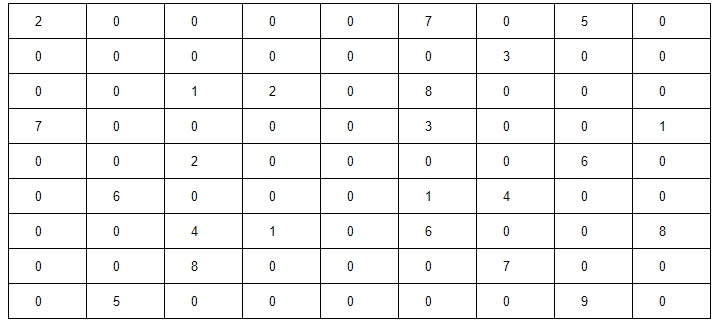
#> input picture db/sudoku.jpg, 717 x 326 px
$ python sudoku.py   (older library calls are emulated)
#> lines starting #> are read from the running program, lines starting #| are printed output that depends on the picture; after the words box and inside, x2 and y2 are one past the last pixel; in counts of white or black regions, pixels touching at a corner belong together
import cv2
def findNextCellToFill(grid, i, j):
	for x in range(i,9):
		for y in range(j,9):
			if grid[x][y] == 0:
				return x,y
	for x in range(0,9):
		for y in range(0,9):
			if grid[x][y] == 0:
				return x,y
	return -1,-1

def isValid(grid, i, j, e):
	rowOk = all([e != grid[i][x] for x in range(9)])
	if rowOk:
		columnOk = all([e != grid[x][j] for x in range(9)])
		if columnOk:
			secTopX, secTopY = 3 *(i//3), 3 *(j//3)
			for x in range(secTopX, secTopX+3):
				for y in range(secTopY, secTopY+3):
					if grid[x][y] == e:
						return False
			return True
	return False

def solveSudoku(grid, i=0, j=0):
	i,j = findNextCellToFill(grid, i, j)
	if i == -1:
		return True
	for e in range(1,10):
		if isValid(grid,i,j,e):
			grid[i][j] = e
			if solveSudoku(grid, i, j):
				return True
				# Undo the current cell for backtracking
			grid[i][j] = 0
	return False

list1 = []
grid1 = []
inp = []
img = cv2.imread('db/sudoku.jpg')
#> img is the input picture: shape (326, 717, 3); mean B, G, R 241.8, 241.9, 241.8
C,H,W = img.shape[::-1]
#> C = 3; H = 717; W = 326
gray = cv2.cvtColor(img,cv2.COLOR_BGR2GRAY)
ret,thresh = cv2.threshold(gray,220,255,0)
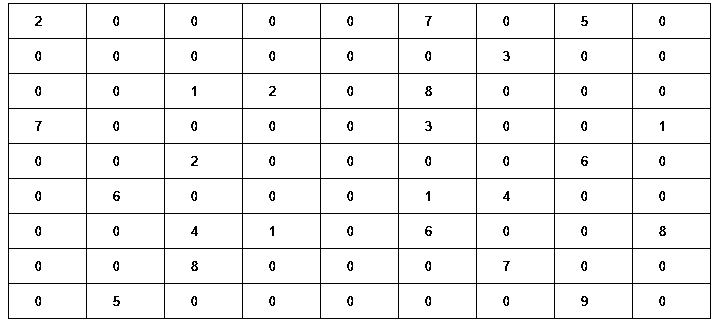
#> thresh: shape (326, 717); 94.5% white; black in thin lines or dots
_,contours,_ = cv2.findContours(thresh,cv2.RETR_TREE,cv2.CHAIN_APPROX_SIMPLE)
#> contours = 234 contours, 70 with area under 20; largest, box (x1, y1, x2, y2) and area: (0, 0, 717, 326) 232700, (7, 2, 712, 320) 223166, (633, 284, 710, 318) 2508, (555, 284, 632, 318) 2508, (477, 284, 554, 318) 2508
for i in range(len(contours)):
	perimeter = cv2.arcLength(contours[i],True)
	if perimeter > 25 and perimeter < 50:
		list1.append(i)
		cv2.drawContours(img, contours, -1, (0,255,0), 2)
#> this loop made 234 passes
#> perimeter on passes 1 to 3: 2082, 2039.7, 218
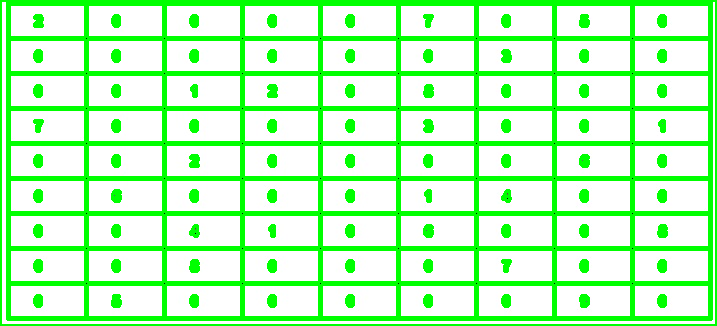
#> img: shape (326, 717, 3); mean B, G, R 187.2, 254.8, 187.2
#> after the loop, list1 = 81 values from 3 to 233
counter = -1
column = -1;
temp1 = []
for x in list1[::-1	]:
	M = cv2.moments(contours[x])
#> M = moments, m00 52, centre m10/m00, m01/m00 = (38.18, 20.74)
	if M['m00']!=0:
		cx = int(M['m10']/M['m00'])
#> cx = 38
		cy = int(M['m01']/M['m00'])
#> cy = 20
	else:
		cx,cy = 0,0
	cv2.rectangle(img,(cx-10,cy-10),(cx+10,cy+10),(0,255,255), 1)
#> img: shape (326, 717, 3); 0.03% of pixels changed, all inside (x1, y1, x2, y2) = (28, 10, 49, 31)
	cropped = img[cy-10:cy+10,cx-10:cx+10]
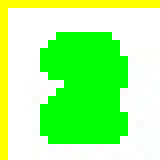
#> cropped: shape (20, 20, 3) (shown 8 times larger); mean B, G, R 143.6, 254.7, 168.5
	cv2.imshow("cropped",cropped)

	counter = counter+1
	maxval = -1
	index = -1
	for i in range(0,10):
		template = cv2.imread("db/no"+str(i)+".jpg")
#> (the run stopped early here; a loop or call above may not have finished)
